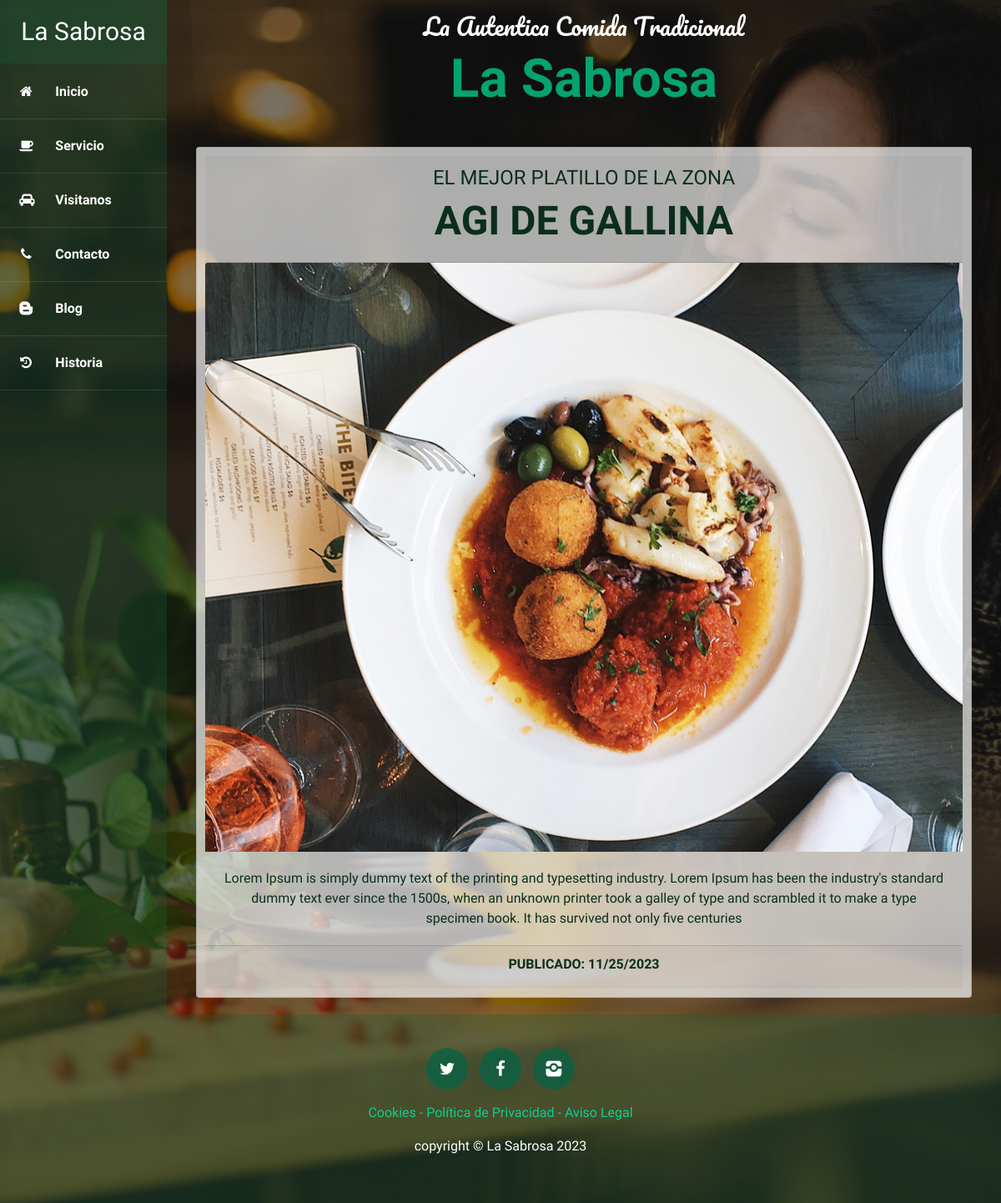
Page /services/ on the committed database.
### services/models.py (models this page shows, shortened)
class Service(models.Model):
    title = models.CharField(max_length=200, verbose_name="Título")
    subtitle = models.CharField(max_length=200, verbose_name="Subtítulo")
    content = models.TextField(verbose_name="Contenido")
    image = models.ImageField(verbose_name="Imagen", upload_to="services")
    published = models.DateTimeField(default=now, verbose_name="Fecha de Publicación")
    created = models.DateTimeField(auto_now_add=True, verbose_name="Fecha creación")
    updated = models.DateTimeField(auto_now=True, verbose_name="Fecha edición")
    class Meta:
        verbose_name = "servicio"
        verbose_name_plural = "servicios"
        ordering = ['-created']

### core/models.py (models this page shows, shortened)
class Page(models.Model):
    title = models.CharField(max_length=200, verbose_name="Título")
    content = RichTextField(verbose_name="Contenido")
    created = models.DateTimeField(auto_now_add=True, verbose_name="Fecha creación")
    updated = models.DateTimeField(auto_now=True, verbose_name="Fecha edición")
    class Meta:
        verbose_name = "página"
        verbose_name_plural = "páginas"

### services/views.py (the view)
# urls.py: path('', views.services, name="services"),
def services(request):
    services = Service.objects.all()
    return render(request, "services/services.html", {'services': services})

### core/templatetags/pages_extra.py (called while the page is built)
@register.simple_tag
def get_pages():
    pages = Page.objects.all()
    return pages

### services/templates/services/services.html (shortened to what this page needs)
{% extends 'core/base.html' %}
{% load static %}
{% block content %}
{% for service in services %}
<div class="contenido-service">
	<div class="card text-center">
		<div class="card-header">
			<h4>{{ service.subtitle }}</h4>
			<h3>{{ service.title }}</h3>
		</div>
		<img src="{% static 'core/img/foond2-img.jpg' %}" class="card-img-top" alt="...">
		<div class="card-body">
			<p class="card-text">{{ service.content }}</p>
		</div>
		<div class="card-footer">
			<h6>Publicado: {{ service.published|date:"SHORT_DATE_FORMAT" }}</h6>
		</div>
	</div>
</div>
{% endfor %}
{% endblock %}

### core/templates/core/base.html (shortened to what this page needs)
<!DOCTYPE html>
<html lang="es">
<head>
	{% load static %}
	<link rel="stylesheet" href="{% static 'core/css/bootstrap.min.css' %}">
	<link rel="stylesheet" href="{% static 'core/css/fontello.css' %}">
	<link rel="stylesheet" href="{% static 'core/css/styles.css' %}">
</head>
<body>
	<div class="container-fluid">
		<div class="row">
			<div class="barra-lateral col-12 col-sm-auto">
				<div class="logo">
					<h2>La Sabrosa</h2>
				</div>
				<div class="menu d-flex d-sm-block justify-content-center flex-wrap">
					<a href="{% url 'home' %}">
						<i class="icon-home"></i>
						<span>Inicio</span>
					</a>
					<a href="{% url 'services' %}">
						<i class="icon-coffee"></i>
						<span>Servicio</span>
					</a>
					<a href="{% url 'visit' %}">
						<i class="icon-cab"></i>
						<span>Visitanos</span>
					</a>
					<a href="{% url 'contact' %}">
						<i class="icon-phone"></i>
						<span>Contacto</span>
					</a>
					<a href="{% url 'blog' %}">
						<i class="icon-blogger"></i>
						<span>Blog</span>
					</a>
					<a href="{% url 'history' %}">
						<i class="icon-history"></i>
						<span>Historia</span>
					</a>
				</div>
			</div>
			<main class="main col">
				<div class="row marca">
					<div class="titulos col-12">
						<h3>La Autentica Comida Tradicional</h3>
						<h2> La Sabrosa</h2>
					</div>
				</div>
				<div class="row">
					<div class="col-lg-12">
                        {% block content%}
						{% endblock %}
       				</div>
				</div>
			</main>
		</div>
	</div>
	<footer class="footer">
		<div class="container">
			<div class="row footer-icon justify-content-center">
				<p class="col-auto">
					<a href="#" class="icono">
						<i class="icon-twitter"></i>
					</a>
					<a href="#" class="icono">
						<i class="icon-facebook"></i>
					</a>
					<a href="#" class="icono">
						<i class="icon-instagram"></i>
					</a>
				</p>
				<p class="col-auto link">
					{% load pages_extra %}
					{% get_pages as pages %}
					{% for page in pages %}
						<a href="{% url 'other' page.id %}" class="link">{{page.title}}</a>{% if not forloop.last %} - {% endif %}
					{% endfor %}
				</p>
				<p class="col-auto copy">copyright &copy; La Sabrosa 2023</p>
			</div>
		</div>
	</footer>
</body>
</html>

### core/static/core/css/styles.css (style rules this page uses)
body { font-family: 'Source Sans Pro', sans-serif; background: linear-gradient(rgba(2, 5, 4, 0.507), rgba(1, 2, 1, 0.466)), url("../img/bg-font.jpg"); background-attachment: fixed; background-position: center; background-size: cover; }
.barra-lateral { background: #1c5c3c50; color: #fff; min-width: 200px; min-height: auto; padding: 0; }
.barra-lateral a { color: #fff; }
.barra-lateral .logo { background: #1c5c3c50; margin-bottom: 2px; }
.barra-lateral .logo h2 { font-size: 30px; font-family: 'Source Sans Pro', sans-serif; padding: 20px 0; text-align: center; font-weight: 400; margin: 0; }
.barra-lateral .menu a { display: block; padding: 20px 0; font-family: 'Source Sans Pro',sans-serif; font-weight: 700; border-bottom: 1px solid rgba(255,255,255,.1); }
.barra-lateral .menu a i { margin-right: 20px; margin-left: 20px; font-weight: normal; }
.marca { text-align: center; margin: 15px; }
.marca .titulos { text-align: center; }
.marca .titulos h3 { font-family: 'Pacifico'; font-weight: 400; color: #fff; }
.marca .titulos h2 { font-family: 'Ranga'; font-weight: 700; color: rgb(5, 163, 111); font-size: 4rem; }
.contenido-service .card { background: rgba(255, 255, 255, 0.685); color: #0b2e1c; margin: 20px; padding: 10px; }
.contenido-service .card-header { color: #0b2e1c; font-family: 'Source Sans Pro',sans-serif; }
.contenido-service .card-header h3 { font-weight: 700; text-transform: uppercase; font-size: 3rem; }
.contenido-service .card-header h4 { font-weight: 400; text-transform: uppercase; }
.contenido-service .card-footer h6 { font-weight: 700; text-transform: uppercase; }
.footer { background: #1c5c3c50; }
.footer-icon { padding: 40px 0; display: block; text-align: center; }
.footer-icon .icono { width: 50px; height: 50px; font-size: 20px; line-height: 50px; color: #fff; text-align: center; background: #066445bd; display: inline-block; margin: 0px 5px; text-decoration: none; border-radius: 50px; }
.footer-icon .link { color: #0ed492f3; text-decoration: none; }
.footer-icon .copy { color: #fff; }

### rows in the picture
Service: subtitle "EL MEJOR PLATILLO DE LA ZONA", title "AGI DE GALLINA", content "Lorem Ipsum is simply dummy text of the printing and typesetting industry. Lorem Ipsum has been the industry's standard dummy text ever since the 1500s, when an unknown printer took a galley of type and scrambled it to make a type specimen book. It has survived not only five centuries", published "11/25/2023"
Page: title "Cookies"
Page: title "Política de Privacidad"
Page: title "Aviso Legal"
